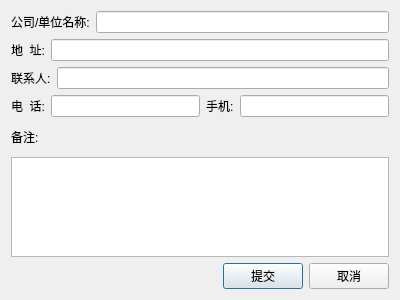
<?xml version="1.0" encoding="UTF-8"?>
<ui version="4.0">
 <class>Dialog</class>
 <widget class="QDialog" name="Dialog">
  <property name="geometry">
   <rect>
    <x>0</x>
    <y>0</y>
    <width>400</width>
    <height>300</height>
   </rect>
  </property>
  <property name="windowTitle">
   <string>Dialog</string>
  </property>
  <layout class="QVBoxLayout" name="verticalLayout">
   <item>
    <layout class="QHBoxLayout" name="horizontalLayout_3">
     <item>
      <widget class="QLabel" name="label">
       <property name="text">
        <string>公司/单位名称:</string>
       </property>
      </widget>
     </item>
     <item>
      <widget class="QLineEdit" name="lineEdit_name"/>
     </item>
    </layout>
   </item>
   <item>
    <layout class="QHBoxLayout" name="horizontalLayout_2">
     <item>
      <widget class="QLabel" name="label_6">
       <property name="text">
        <string>地  址:</string>
       </property>
      </widget>
     </item>
     <item>
      <widget class="QLineEdit" name="lineEdit_address"/>
     </item>
    </layout>
   </item>
   <item>
    <layout class="QHBoxLayout" name="horizontalLayout_4">
     <item>
      <widget class="QLabel" name="label_3">
       <property name="text">
        <string>联系人:</string>
       </property>
      </widget>
     </item>
     <item>
      <widget class="QLineEdit" name="lineEdit_boss"/>
     </item>
    </layout>
   </item>
   <item>
    <layout class="QHBoxLayout" name="horizontalLayout">
     <item>
      <widget class="QLabel" name="label_2">
       <property name="text">
        <string>电  话:</string>
       </property>
      </widget>
     </item>
     <item>
      <widget class="QLineEdit" name="lineEdit_phone"/>
     </item>
     <item>
      <widget class="QLabel" name="label_4">
       <property name="text">
        <string>手机:</string>
       </property>
      </widget>
     </item>
     <item>
      <widget class="QLineEdit" name="lineEdit_mobile"/>
     </item>
    </layout>
   </item>
   <item>
    <widget class="QLabel" name="label_5">
     <property name="text">
      <string>备注:</string>
     </property>
    </widget>
   </item>
   <item>
    <widget class="QTextEdit" name="textEdit_detail">
     <property name="maximumSize">
      <size>
       <width>16777215</width>
       <height>100</height>
      </size>
     </property>
    </widget>
   </item>
   <item>
    <layout class="QHBoxLayout" name="horizontalLayout_5">
     <item>
      <spacer name="horizontalSpacer">
       <property name="orientation">
        <enum>Qt::Horizontal</enum>
       </property>
       <property name="sizeHint" stdset="0">
        <size>
         <width>40</width>
         <height>20</height>
        </size>
       </property>
      </spacer>
     </item>
     <item>
      <widget class="QPushButton" name="pushButton_ok">
       <property name="text">
        <string>提交</string>
       </property>
      </widget>
     </item>
     <item>
      <widget class="QPushButton" name="pushButton_cancel">
       <property name="text">
        <string>取消</string>
       </property>
      </widget>
     </item>
    </layout>
   </item>
  </layout>
 </widget>
 <resources/>
 <connections/>
</ui>
